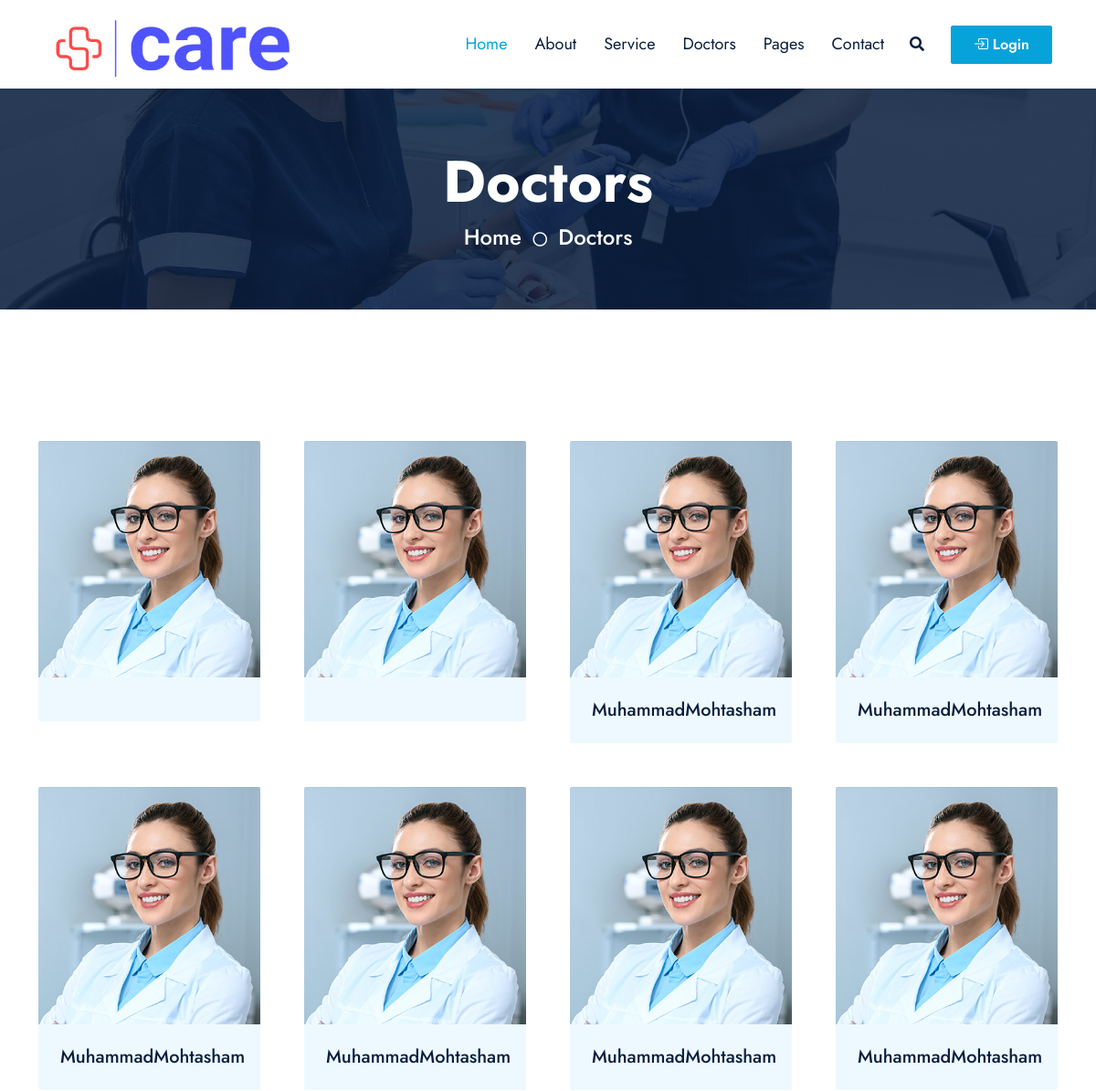
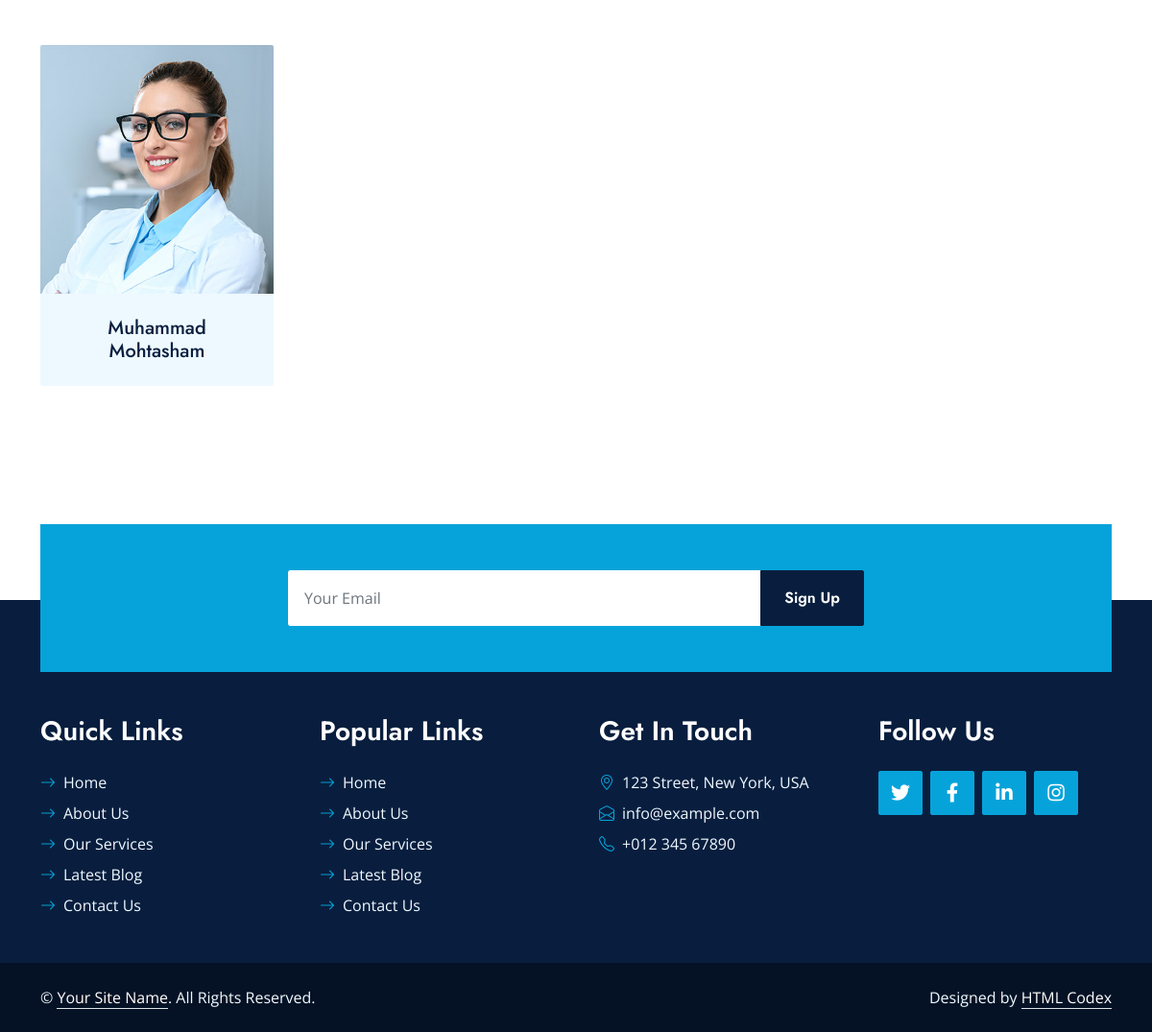
The app's page /userside/doctors.php, older data (2 pictures, top to bottom).
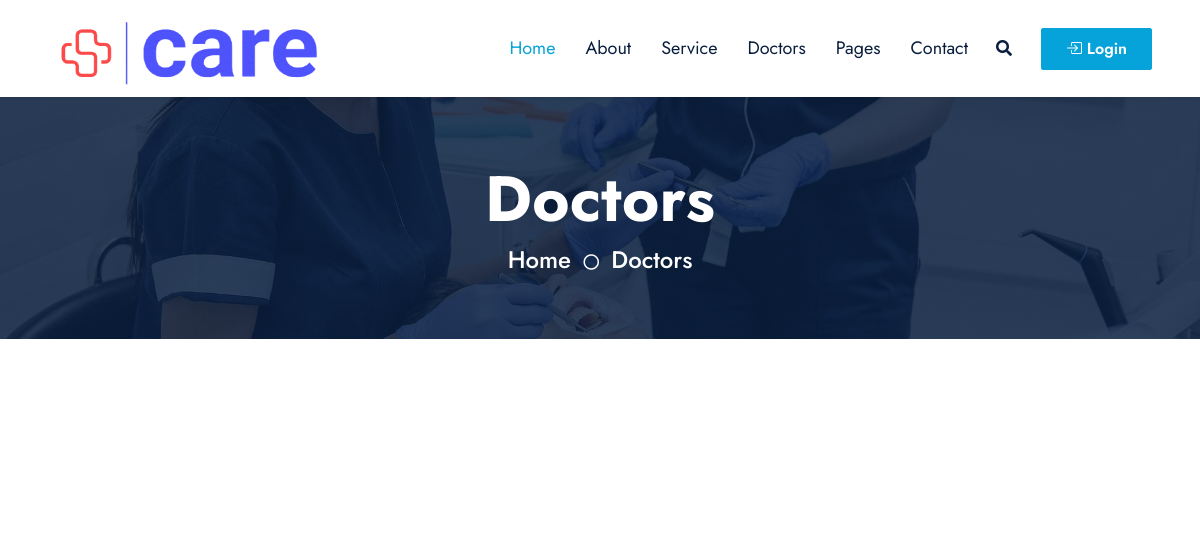
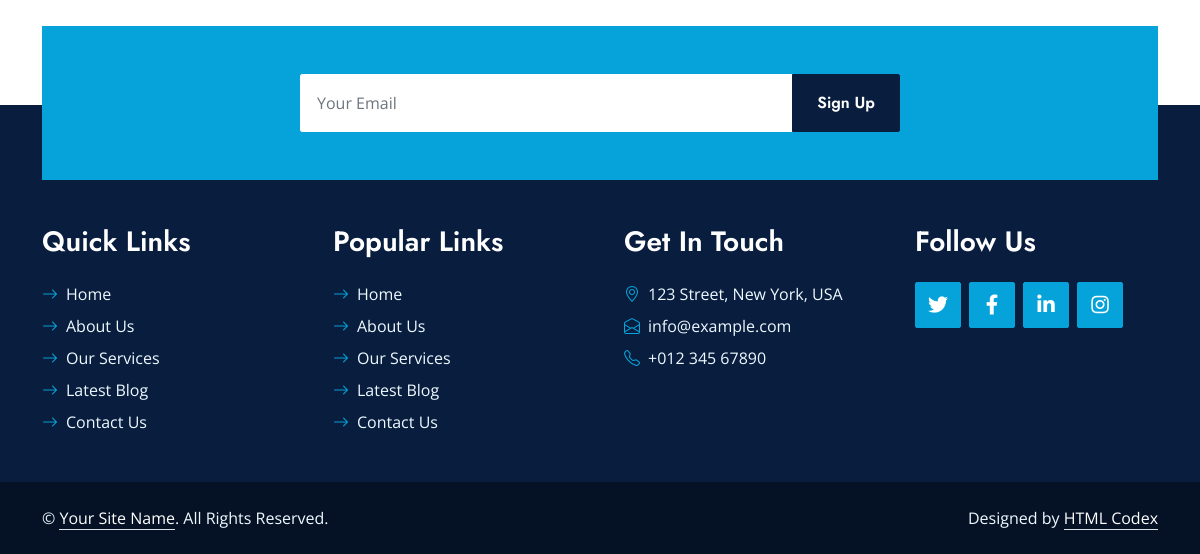
The same page, newer data (2 pictures, top to bottom).
### tables this page shows
CREATE TABLE `doctors` (
  `doctor_id` int(11) NOT NULL,
  `doctor_name` varchar(100) NOT NULL,
  `doctor_email` varchar(100) NOT NULL,
  `doctor_password` varchar(100) NOT NULL,
  `doctor_pic` varchar(500) NOT NULL,
  `doctor_exp` int(11) NOT NULL,
  `doctor_qualification` varchar(100) NOT NULL,
  `doctor_contact` bigint(20) NOT NULL,
  `doctor_degree_pic` varchar(500) NOT NULL,
  `doctor_nic_front_pic` varchar(100) NOT NULL,
  `doctor_nic_back_pic` varchar(100) NOT NULL,
  `doctor_city` int(11) NOT NULL,
  `doctor_whatsapp` bigint(20) NOT NULL,
  `doctor_gender` varchar(100) NOT NULL,
  `status` varchar(50) NOT NULL,
  `doctor_specialization` int(11) NOT NULL
);

### userside/doctors.php (the view, shortened to what this page needs)
<?php
include("../admin/connection.php");
$select_doctors = "SELECT * FROM `doctors` where status = 'Accepted'";
$run_select_doctors = mysqli_query($connection, $select_doctors);
?>
<!DOCTYPE html>
<html lang="en">
<head>
    <link href="https://cdnjs.cloudflare.com/ajax/libs/font-awesome/5.10.0/css/all.min.css" rel="stylesheet">
    <link href="https://cdn.jsdelivr.net/npm/bootstrap-icons@1.4.1/font/bootstrap-icons.css" rel="stylesheet">
    <link href="lib/owlcarousel/assets/owl.carousel.min.css" rel="stylesheet">
    <link href="lib/animate/animate.min.css" rel="stylesheet">
    <link href="lib/tempusdominus/css/tempusdominus-bootstrap-4.min.css" rel="stylesheet" />
    <link href="lib/twentytwenty/twentytwenty.css" rel="stylesheet" />
    <link href="css/bootstrap.min.css" rel="stylesheet">
    <link href="css/style.css" rel="stylesheet">
</head>
<body>
<?php include("navbar.php");  ?>
    <div class="container-fluid bg-primary py-5 hero-header mb-5">
        <div class="row py-3">
            <div class="col-12 text-center">
                <h1 class="display-3 text-white animated zoomIn">Doctors</h1>
                <a href="" class="h4 text-white">Home</a>
                <i class="far fa-circle text-white px-2"></i>
                <a href="" class="h4 text-white">Doctors</a>
            </div>
        </div>
    </div>
    <div class="container-fluid py-5 wow fadeInUp" data-wow-delay="0.1s">
        <div class="container">
            <div class="row g-5 mb-5">
                <div class="col-lg-12">
                    <div class="row g-5">
                        <?php while ($row_doctors = mysqli_fetch_array($run_select_doctors)){ ?>
                        <div class="col-md-3 service-item wow zoomIn" data-wow-delay="0.6s">
                            <div class="rounded-top overflow-hidden">
                                <img class="img-fluid" src="<?php echo  $row_doctors['doctor_pic'];  ?>" alt="">
                            </div>
                            <div class="position-relative bg-light rounded-bottom text-center p-4">
                                <h5 class="m-0"><?php echo $row_doctors['doctor_name']; ?></h5>
                            </div>
                        </div>
                        <?php }; ?>
                    </div>
                </div>
            </div>
        </div>
    </div>
    <div class="container-fluid position-relative pt-5 wow fadeInUp" data-wow-delay="0.1s" style="z-index: 1;">
        <div class="container">
            <div class="bg-primary p-5">
                <form class="mx-auto" style="max-width: 600px;">
                    <div class="input-group">
                        <input type="text" class="form-control border-white p-3" placeholder="Your Email">
                        <button class="btn btn-dark px-4">Sign Up</button>
                    </div>
                </form>
            </div>
        </div>
    </div>
    <div class="container-fluid bg-dark text-light py-5 wow fadeInUp" data-wow-delay="0.3s" style="margin-top: -75px;">
        <div class="container pt-5">
            <div class="row g-5 pt-4">
                <div class="col-lg-3 col-md-6">
                    <h3 class="text-white mb-4">Quick Links</h3>
                    <div class="d-flex flex-column justify-content-start">
                        <a class="text-light mb-2" href="#"><i class="bi bi-arrow-right text-primary me-2"></i>Home</a>
                        <a class="text-light mb-2" href="#"><i class="bi bi-arrow-right text-primary me-2"></i>About Us</a>
                        <a class="text-light mb-2" href="#"><i class="bi bi-arrow-right text-primary me-2"></i>Our Services</a>
                        <a class="text-light mb-2" href="#"><i class="bi bi-arrow-right text-primary me-2"></i>Latest Blog</a>
                        <a class="text-light" href="#"><i class="bi bi-arrow-right text-primary me-2"></i>Contact Us</a>
                    </div>
                </div>
                <div class="col-lg-3 col-md-6">
                    <h3 class="text-white mb-4">Popular Links</h3>
                    <div class="d-flex flex-column justify-content-start">
                        <a class="text-light mb-2" href="#"><i class="bi bi-arrow-right text-primary me-2"></i>Home</a>
                        <a class="text-light mb-2" href="#"><i class="bi bi-arrow-right text-primary me-2"></i>About Us</a>
                        <a class="text-light mb-2" href="#"><i class="bi bi-arrow-right text-primary me-2"></i>Our Services</a>
                        <a class="text-light mb-2" href="#"><i class="bi bi-arrow-right text-primary me-2"></i>Latest Blog</a>
                        <a class="text-light" href="#"><i class="bi bi-arrow-right text-primary me-2"></i>Contact Us</a>
                    </div>
                </div>
                <div class="col-lg-3 col-md-6">
                    <h3 class="text-white mb-4">Get In Touch</h3>
                    <p class="mb-2"><i class="bi bi-geo-alt text-primary me-2"></i>123 Street, New York, USA</p>
                    <p class="mb-2"><i class="bi bi-envelope-open text-primary me-2"></i>info@example.com</p>
                    <p class="mb-0"><i class="bi bi-telephone text-primary me-2"></i>+012 345 67890</p>
                </div>
                <div class="col-lg-3 col-md-6">
                    <h3 class="text-white mb-4">Follow Us</h3>
                    <div class="d-flex">
                        <a class="btn btn-lg btn-primary btn-lg-square rounded me-2" href="#"><i class="fab fa-twitter fw-normal"></i></a>
                        <a class="btn btn-lg btn-primary btn-lg-square rounded me-2" href="#"><i class="fab fa-facebook-f fw-normal"></i></a>
                        <a class="btn btn-lg btn-primary btn-lg-square rounded me-2" href="#"><i class="fab fa-linkedin-in fw-normal"></i></a>
                        <a class="btn btn-lg btn-primary btn-lg-square rounded" href="#"><i class="fab fa-instagram fw-normal"></i></a>
                    </div>
                </div>
            </div>
        </div>
    </div>
    <div class="container-fluid text-light py-4" style="background: #051225;">
        <div class="container">
            <div class="row g-0">
                <div class="col-md-6 text-center text-md-start">
                    <p class="mb-md-0">&copy; <a class="text-white border-bottom" href="#">Your Site Name</a>. All Rights Reserved.</p>
                </div>
                <div class="col-md-6 text-center text-md-end">
                    <p class="mb-0">Designed by <a class="text-white border-bottom" href="https://htmlcodex.com">HTML Codex</a></p>
                </div>
            </div>
        </div>
    </div>
</body>
</html>

### userside/navbar.php (shortened to what this page needs)
<!DOCTYPE html>
<html lang="en">
<head>
    <link href="https://cdnjs.cloudflare.com/ajax/libs/font-awesome/5.10.0/css/all.min.css" rel="stylesheet">
    <link href="https://cdn.jsdelivr.net/npm/bootstrap-icons@1.4.1/font/bootstrap-icons.css" rel="stylesheet">
    <link href="lib/owlcarousel/assets/owl.carousel.min.css" rel="stylesheet">
    <link href="lib/animate/animate.min.css" rel="stylesheet">
    <link href="lib/tempusdominus/css/tempusdominus-bootstrap-4.min.css" rel="stylesheet" />
    <link href="lib/twentytwenty/twentytwenty.css" rel="stylesheet" />
    <link href="css/bootstrap.min.css" rel="stylesheet">
    <link href="css/style.css" rel="stylesheet">
    <link href="css/index.css" rel="stylesheet">
</head>
<body>
<nav class="navbar navbar-expand-lg bg-white navbar-light shadow-sm px-5 py-3 py-lg-0">
    <a href="index.html" class="navbar-brand p-0">
        <img class="logo_img" src="img/logo.png" alt="">
    </a>
    <div class="collapse navbar-collapse" id="navbarCollapse">
        <div class="navbar-nav ms-auto py-0">
            <a href="index.php" class="nav-item nav-link active">Home</a>
            <a href="about.php" class="nav-item nav-link">About</a>
            <a href="service.php" class="nav-item nav-link">Service</a>
            <a href="doctors.php" class="nav-item nav-link">Doctors</a>
            <div class="nav-item dropdown">
                <a href="#" class="nav-link" data-bs-toggle="dropdown">Pages</a>
            </div>
            <a href="contact.php" class="nav-item nav-link">Contact</a>
        </div>
        <button type="button" class="btn text-dark" data-bs-toggle="modal" data-bs-target="#searchModal"><i
                class="fa fa-search"></i></button>
        <div style="position: relative;">
            <a class="nav-link  btn btn-primary py-2 px-4 ms-3" href="#" id="navbarDropdown" role="button"
                data-bs-toggle="dropdown" aria-expanded="false">
                <i class="bi bi-box-arrow-in-right"></i> Login
            </a>
        </div>
    </div>
</nav>
</body>
</html>

### userside/css/style.css (style rules this page uses)
:root { --primary: #06A3DA; --secondary: #F57E57; --light: #EEF9FF; --dark: #091E3E; }
h1, h2, .font-weight-bold { font-weight: 700 !important; }
h3, h4, .font-weight-semi-bold { font-weight: 600 !important; }
.btn { font-family: 'Jost', sans-serif; font-weight: 600; transition: .5s; }
.btn-primary, .btn-secondary { color: #FFFFFF; }
.btn-lg-square { width: 46px; height: 46px; }
.btn-square, .btn-sm-square, .btn-lg-square { padding-left: 0; padding-right: 0; text-align: center; }
.navbar-light .navbar-nav .nav-link { font-family: 'Jost', sans-serif; padding: 35px 15px; font-size: 18px; color: var(--dark); outline: none; transition: .5s; }
.navbar-light .navbar-nav .nav-link:hover, .navbar-light .navbar-nav .nav-link.active { color: var(--primary); }
.hero-header { background: linear-gradient(rgba(9, 30, 62, .85), rgba(9, 30, 62, .85)), url(../img/carousel-1.jpg) center center no-repeat; background-size: cover; }
h5, h6, .font-weight-medium { font-weight: 500 !important; }
.service-item img, .service-item .bg-light, .service-item .bg-light h5, .team-item .team-text { transition: .5s; }
.team-item .team-text::after, .service-item .bg-light::after { position: absolute; content: ""; top: 50%; bottom: 0; left: 15px; right: 15px; border-radius:100px / 15px; box-shadow: 0 0 15px rgba(0, 0, 0, .7); opacity: 0; transition: .5s; z-index: -1; }

### userside/css/index.css (style rules this page uses)
.logo_img { width: 280px !important; height: 90px !important; }

Row changes from the older to the newer data that the page shows:
removed doctors: doctor_pic (picture)
removed doctors: doctor_pic (picture)
removed doctors: doctor_pic (picture), doctor_name "MuhammadMohtasham"
removed doctors: doctor_pic (picture), doctor_name "MuhammadMohtasham"
removed doctors: doctor_pic (picture), doctor_name "MuhammadMohtasham"
removed doctors: doctor_pic (picture), doctor_name "MuhammadMohtasham"
removed doctors: doctor_pic (picture), doctor_name "MuhammadMohtasham"
removed doctors: doctor_pic (picture), doctor_name "MuhammadMohtasham"
removed doctors: doctor_pic (picture), doctor_name "Muhammad Mohtasham"
